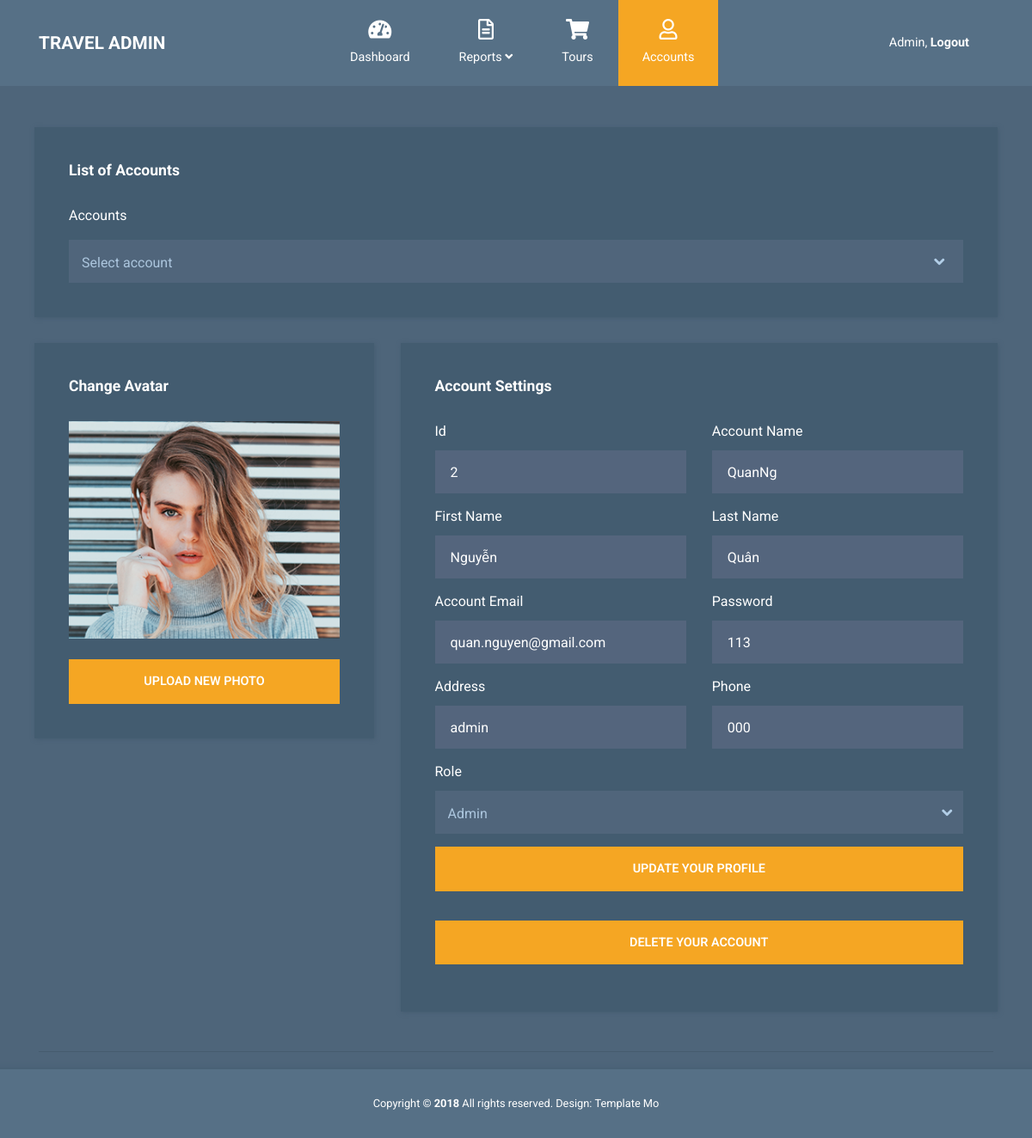
Screenshot of /adminpage/edit-account.php?id=2 with the database file from the repository.
### tables this page shows
create table IF NOT EXISTS `accounts`(
    `id_acc` int not null  primary key AUTO_INCREMENT,
    `username` varchar(255),
    `email` varchar(255),
    `password` varchar(255),
    `lname` varchar(255),
    `fname` varchar(255),
    `phone` varchar(11),
    `address` varchar(255),
    `img` TEXT,
    `role` varchar(30)   
);

### process/connectDB.php (called while the page is built, shortened)
<?php
    class Connect{
        private $servername = "localhost";
        private $username= "root";
        private $password = "";
        private $dbname = "webtravel";
        public function __construct()
        {
            $this->con = new mysqli($this->servername, $this->username, $this->password, $this->dbname);
        }
    }
    class Action{
        public $con;
        public function __construct()
        {
            $this->con = new Connect();
        }
        public function displayOne($tablename,$col_id,$id){
            $sql = "SELECT * FROM `$tablename` WHERE $col_id='$id'";
            $ketqua=$this->con->con->query($sql);
            return $ketqua;
        }
    }
    class Accounts{
        public function __construct(){
            $this->action = new Action();
        }
    }
?>

### adminpage/edit-account.php (the view, shortened to what this page needs)
<!DOCTYPE html>
<html lang="en">
<head>
  <link rel="stylesheet" href="css/fontawesome.min.css" />
  <link rel="stylesheet" href="css/bootstrap.min.css" />
  <link rel="stylesheet" href="css/templatemo-style.css">
</head>
<body id="reportsPage">
  <div class="" id="home">
  <nav class="navbar navbar-expand-xl">
      <div class="container h-100">
        <a class="navbar-brand" href="index.php">
          <h1 class="tm-site-title mb-0">Travel Admin</h1>
        </a>
        <div class="collapse navbar-collapse" id="navbarSupportedContent">
          <ul class="navbar-nav mx-auto h-100">
            <li class="nav-item">
              <a class="nav-link" href="index.php">
                <i class="fas fa-tachometer-alt"></i> Dashboard
              </a>
            </li>
            <li class="nav-item dropdown">
              <a
                class="nav-link dropdown-toggle"
                href="#"
                id="navbarDropdown"
                role="button"
                data-toggle="dropdown"
                aria-haspopup="true"
                aria-expanded="false"
              >
                <i class="far fa-file-alt"></i>
                <span> Reports <i class="fas fa-angle-down"></i> </span>
              </a>
            </li>
            <li class="nav-item">
              <a class="nav-link" href="tours.php">
                <i class="fas fa-shopping-cart"></i> Tours
              </a>
            </li>
            <li class="nav-item">
              <a class="nav-link active" href="accounts.php">
                <i class="far fa-user"></i> Accounts
              </a>
            </li>
          </ul>
          <ul class="navbar-nav">
            <li class="nav-item">
              <a class="nav-link d-block" href="login.php">
                Admin, <b>Logout</b>
              </a>
            </li>
          </ul>
        </div>
      </div>
    </nav>
    <div class="container mt-5">
      <div class="row tm-content-row">
        <div class="col-12 tm-block-col">
          <div class="tm-bg-primary-dark tm-block tm-block-h-auto">
            <h2 class="tm-block-title">List of Accounts</h2>
            <p class="text-white">Accounts</p>
            <select class="custom-select">
              <option value="0">Select account</option>
            </select>
          </div>
        </div>
      </div>
      <?php
      include '../process/connectDB.php';
      $objAcc = new Accounts();
      $ketqua = $objAcc->action->displayOne($objAcc->tablename, $objAcc->col_id, $_GET['id']);
      while ($row = $ketqua->fetch_assoc()) {
      ?>
        <div class="row tm-content-row">
          <div class="tm-block-col tm-col-avatar">
            <div class="tm-bg-primary-dark tm-block tm-block-avatar">
              <h2 class="tm-block-title">Change Avatar</h2>
              <div class="tm-avatar-container">
                <img src="img/avatar.png" alt="Avatar" class="tm-avatar img-fluid mb-4" />
              </div>
              <button class="btn btn-primary btn-block text-uppercase">
                Upload New Photo
              </button>
            </div>
          </div>
          <div class="tm-block-col tm-col-account-settings">
            <div class="tm-bg-primary-dark tm-block tm-block-settings">
              <h2 class="tm-block-title">Account Settings</h2>
              <form action="../process/account_process.php" method="post" class="tm-signup-form row">
                <div class="form-group col-lg-6">
                  <label for="id">Id</label>
                  <input id="id" name="id_acc" type="number" class="form-control validate" value="<?php echo $row['id_acc'] ?>" />
                </div>
                <div class="form-group col-lg-6">
                  <label for="name">Account Name</label>
                  <input id="name" name="username" type="text" class="form-control validate" value="<?php echo $row['username'] ?>" />
                </div>
                <div class="form-group col-lg-6">
                  <label for="fname">First Name</label>
                  <input id="fname" name="fname" type="text" class="form-control validate" value="<?php echo $row['fname'] ?>" />
                </div>
                <div class="form-group col-lg-6">
                  <label for="lname">Last Name</label>
                  <input id="lname" name="lname" type="text" class="form-control validate" value="<?php echo $row['lname'] ?>" />
                </div>
                <div class="form-group col-lg-6">
                  <label for="email">Account Email</label>
                  <input id="email" name="email" type="email" class="form-control validate" value="<?php echo $row['email'] ?>" />
                </div>
                <div class="form-group col-lg-6">
                  <label for="password">Password</label>
                  <input id="password" name="password" type="text" class="form-control validate" value="<?php echo $row['password'] ?>" />
                </div>
                <div class="form-group col-lg-6">
                  <label for="address">Address</label>
                  <input id="address" name="address" type="text" class="form-control validate" value="<?php echo $row['address'] ?>"/>
                </div>
                <div class="form-group col-lg-6">
                  <label for="phone">Phone</label>
                  <input id="phone" name="phone" type="tel" class="form-control validate" value="<?php echo $row['phone'] ?>" />
                </div>
                <div class="form-group col-12">
                <label for="role">Role</label>
                <select class="custom-select" id="role" name="role">
                  <option value="admin">Admin</option>
                </select>
                </div>
                <div class="col-12">
                  <button type="submit" name="submit_account" class="btn btn-primary btn-block text-uppercase">
                  Update Your Profile
                  </button>
                </div>
                <div class="form-group col-12">
                  <label class="tm-hide-sm">&nbsp;</label>
                  <a href="process/account_process.php?id_acc_delete=<?php echo $row['id_acc'] ?>" class="btn btn-primary btn-block text-uppercase">
                    Delete your account
                  </a>
                </div>
              </form>
            </div>
          </div>
        </div>
      <?php
        echo '<hr>';
      }
      ?>
    </div>
    <footer class="tm-footer row tm-mt-small">
      <div class="col-12 font-weight-light">
        <p class="text-center text-white mb-0 px-4 small">
          Copyright &copy; <b>2018</b> All rights reserved.
          Design: <a rel="nofollow noopener" href="https://templatemo.com" class="tm-footer-link">Template Mo</a>
        </p>
      </div>
    </footer>
  </div>
</body>
</html>

### adminpage/css/templatemo-style.css (style rules this page uses)
html { font-size: 16px; overflow-x: hidden; }
body { font-family: Roboto, Helvetica, Arial, sans-serif; background-color: #4e657a; overflow-x: hidden; }
a { transition: all 0.3s ease; }
.navbar-brand { display: flex; align-items: center; }
.tm-site-title { display: inline-block; text-transform: uppercase; font-size: 1.3rem; font-weight: 700; color: #fff; }
.navbar { height: 100px; background-color: #567086; padding: 0; }
.navbar .container { position: relative; }
.tm-mt-small { margin-top: 20px; }
.tm-block-col { margin-bottom: 30px; }
.tm-block { padding: 40px; -webkit-box-shadow: 1px 1px 5px 0 #455c71; -moz-box-shadow: 1px 1px 5px 0 #455c71; box-shadow: 1px 1px 5px 0 #455c71; min-height: 350px; height: 100%; max-height: 450px; }
.tm-block-avatar, .tm-block-settings { max-height: none; }
.tm-block-avatar { height: auto; }
.tm-block-h-auto { min-height: 1px; max-height: none; height: auto; }
.tm-block-title { font-size: 1.1rem; font-weight: 700; color: #fff; margin-bottom: 30px; }
.nav-link { color: #fff; height: 100%; display: flex; align-items: center; justify-content: center; flex-direction: column; font-size: 90%; }
.nav-link>i { margin-bottom: 10px; margin-right: 0; font-size: 1.5rem; }
.dropdown-item, .nav-link { padding: 15px 20px; }
.navbar-nav .active>.nav-link, .navbar-nav .nav-link.active { background-color: #f5a623; color: #fff; }
.navbar-nav .nav-link.active i { color: #fff; }
.nav-item { text-align: center; }
.nav-item:last-child { margin-right: 0; }
.dropdown-toggle::after { display: none; }
.tm-content-row { justify-content: space-between; margin-left: -20px; margin-right: -20px; }
.tm-avatar { width: 345px; }
.tm-avatar-container { position: relative; cursor: pointer; display: flex; align-items: center; flex-direction: column; }
.tm-col-avatar { max-width: 425px; width: 37%; padding-left: 15px; padding-right: 15px; }
.tm-col-account-settings { max-width: 822px; width: 63%; padding-left: 15px; padding-right: 15px; }
.form-control { background-color: #54657d; color: #fff; border: 0; }
.form-group label { color: #fff; margin-bottom: 10px; }
.tm-hide-sm { display: block; }
.form-control { padding: 19px 18px; border-radius: 0; height: 50px; }
.form-group { margin-bottom: 15px; }
.btn { border-radius: 0; padding: 13px 28px; transition: all 0.2s ease; max-width: 100%; }
.btn-primary { color: #fff; background-color: #f5a623; border: 2px solid #f5a623; font-size: 90%; font-weight: 600; }
.tm-bg-primary-dark { background-color: #435c70; }
.custom-select { width: 100%; border: none; color: #acc6de; height: 50px; -webkit-appearance: none; -moz-appearance: none; -ms-appearance: none; -o-appearance: none; appearance: none; -webkit-border-radius: 0; -moz-border-radius: 0; -ms-border-radius: 0; -o-border-radius: 0; border-radius: 0; padding: 15px; background: url(../img/arrow-down.png) 98% no-repeat #50657b; }
.tm-footer { background-color: #567086; padding-top: 30px; padding-bottom: 30px; -webkit-box-shadow: 0 -3px 5px 0 rgba(69, 92, 113, 0.59); -moz-box-shadow: 0 -3px 5px 0 rgba(69, 92, 113, 0.59); box-shadow: 0 -3px 5px 0 rgba(69, 92, 113, 0.59); }
.custom-select { height: 50px; border-radius: 0; }
.tm-footer-link { color: white; }
@media (min-width: 1200px) { .navbar-expand-xl .navbar-nav .nav-link { padding-left: 28px; padding-right: 28px; } }
@media (min-width: 1200px) { .navbar-collapse { height: 100%; } }
@media (max-width: 1275px) and (min-width: 1200px) { .nav-item { margin-right: 15px; } }
@media (max-width: 1350px) { .nav-item { margin-right: 1px; } }

### rows the page displays
accounts: id_acc "2", username "QuanNg", fname "Nguyễn", lname "Quân", email "quan.nguyen@gmail.com", password "113", address "admin", phone "000"
